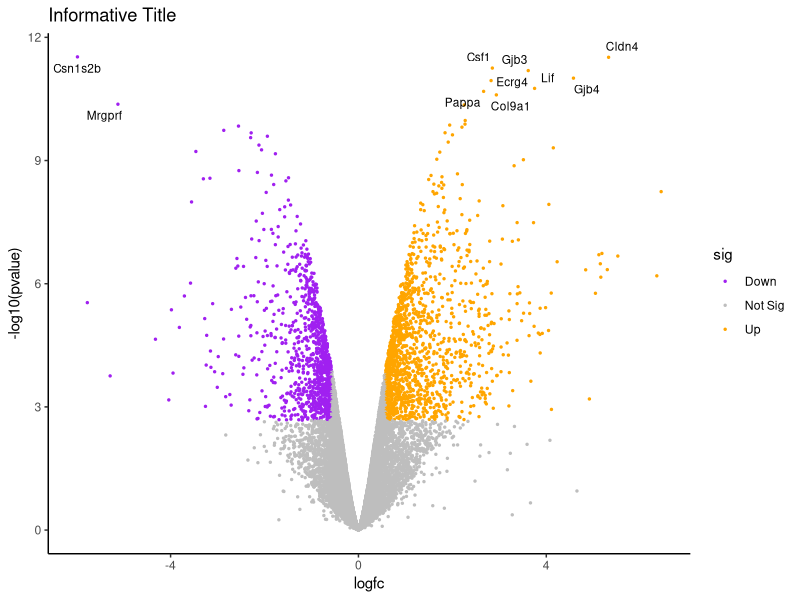

Source code (R):
# Load packages -----------------------------------------------------------

suppressPackageStartupMessages({
  library(dplyr)
  library(ggplot2)
  library(ggrepel)
})


# Import data  ------------------------------------------------------------

results <- read.csv("limma-voom_basalpregnant-basallactate.csv")


# Format data  ------------------------------------------------------------

# Create columns from the column numbers specified and use the existing category_symbol column for shapes
results <- results %>% mutate(
  fdr = .[[8]],
  pvalue = .[[7]],
  logfc = .[[4]],
  labels = .[[2]],
)

# Check if shape_col is provided 

# Get names for legend
down <- unlist(strsplit('Down,Not Sig,Up', split = ","))[1]
notsig <- unlist(strsplit('Down,Not Sig,Up', split = ","))[2]
up <- unlist(strsplit('Down,Not Sig,Up', split = ","))[3]

# Set colours
# colours <- setNames(c("cornflowerblue", "grey", "firebrick"), c(down, notsig, up))
colours <- setNames(c("purple", "grey", "orange"), c(down, notsig, up))

# Create significant (sig) column
results <- mutate(results, sig = case_when(
  fdr < 0.01 & logfc > 0.58 ~ up,
  fdr < 0.01 & logfc < -0.58 ~ down,
  TRUE ~ notsig))


# Specify genes to label --------------------------------------------------

# Get top genes by P value
top <- slice_min(results, order_by = pvalue, n = 10)

# Extract into vector
toplabels <- pull(top, labels)

# Label just the top genes in results table
results <- mutate(results, labels = ifelse(labels %in% toplabels, labels, ""))


# Create plot -------------------------------------------------------------

# Open file to save plot as PDF
# pdf("volcano_plot.pdf") # PART 1 OF 2: UNCOMMENT THIS TO GET THE PDF FILE

# Set up base plot with faceting by category_symbol instead of shapes
p <- ggplot(data = results, aes(x = logfc, y = -log10(pvalue))) +
  scale_color_manual(values = colours) +
  theme(panel.grid.major = element_blank(),
        panel.grid.minor = element_blank(),
        panel.background = element_blank(),
        axis.line = element_line(colour = "black"),
        legend.key = element_blank()) 

# Conditional logic to use either shape or facet based on user selection
# p <- p + geom_point(aes(colour = sig)) #only add color
p <- p + geom_point(aes(colour = sig), size = 0.5) #only add color

# Add gene labels
# p <- p + geom_text_repel(data = filter(results, labels != ""), aes(label = labels),
#                          min.segment.length = 0,
#                          max.overlaps = Inf,
#                          show.legend = FALSE)
p <- p + geom_text_repel(data = filter(results, labels != ""), 
                         aes(label = labels),
                         size = 3)






# Set legend title
# p <- p + theme(legend.title = element_blank()) # this says not title for legend


# Adding title
p <- p + labs(title = 'Informative Title')

# Print plot
print(p)

# Close PDF graphics device
# dev.off() # PART 2 OF 2: UNCOMMENT THIS TO GET THE PDF FILE


# R and Package versions -------------------------------------------------
sessionInfo()

